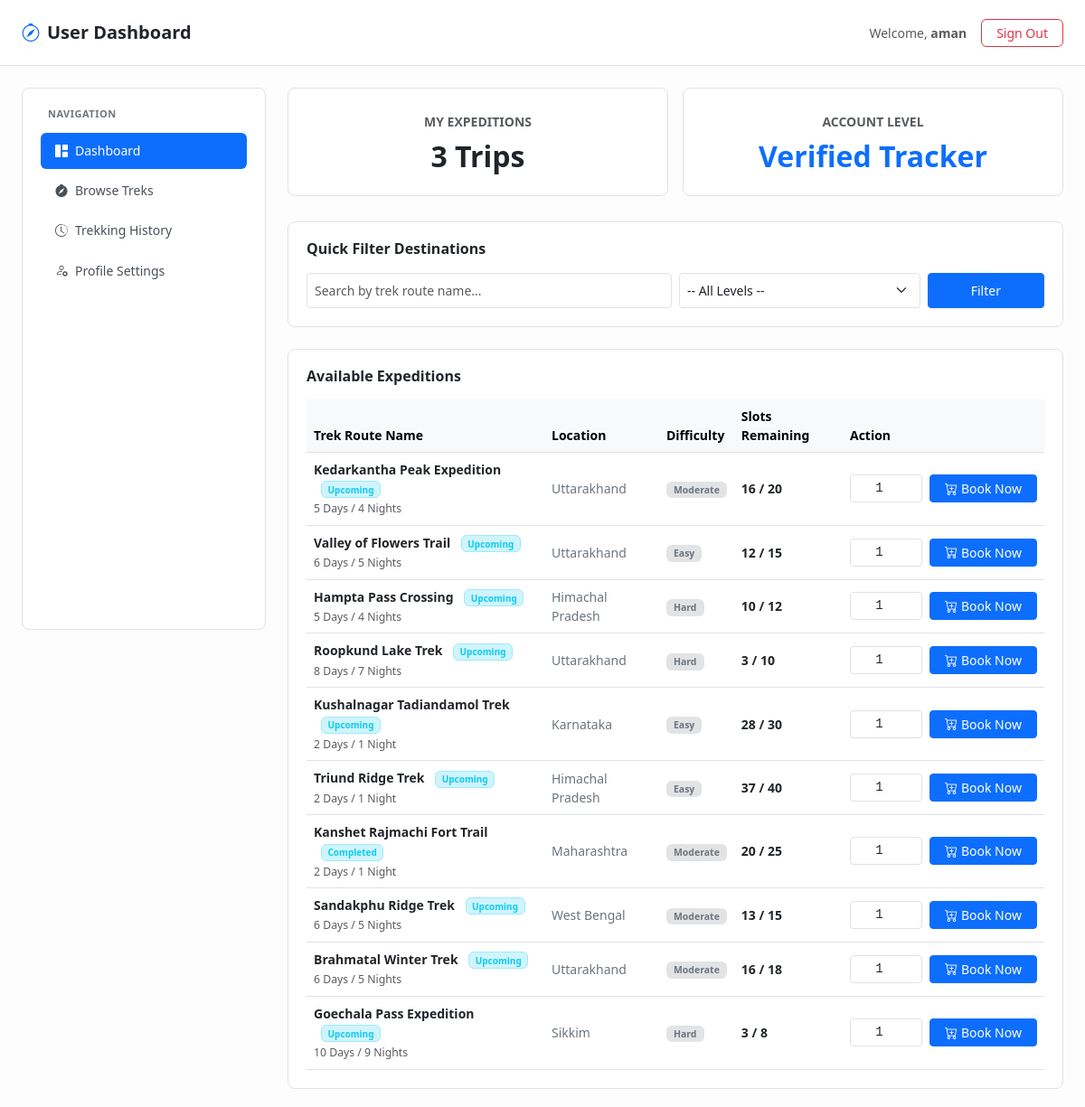
The app's page /user/dashboard (signed in) with its own data.
### models.py (models this page shows)
class User(db.Model, UserMixin):
    __tablename__ = 'users'
    id = db.Column(db.Integer, primary_key=True)
    username = db.Column(db.String(50), unique=True, nullable=False)
    email = db.Column(db.String(100), unique=True, nullable=False)
    password = db.Column(db.String(100), nullable=False)
    full_name = db.Column(db.String(100), nullable=False)
    phone = db.Column(db.String(15), nullable=False)
    role = db.Column(db.String(20), nullable=False, default='trekker')
    status = db.Column(db.String(20), nullable=False, default='active')
    is_approved = db.Column(db.Boolean, default=False)
    bookings = db.relationship('Booking', backref='trekker', lazy=True)
    assigned_treks = db.relationship('Trek', backref='staff', lazy=True)

class Trek(db.Model):
    __tablename__ = 'treks'
    id = db.Column(db.Integer, primary_key=True)
    name = db.Column(db.String(50), nullable=False)
    location = db.Column(db.String(150), nullable=False)
    difficulty = db.Column(db.String(20), nullable=False)
    duration = db.Column(db.String(50), nullable=False)
    total_slots = db.Column(db.Integer, nullable=False)
    available_slots = db.Column(db.Integer, nullable=False)
    assigned_staff_id = db.Column(db.Integer, db.ForeignKey('users.id'), nullable=True)
    start_date = db.Column(db.Date, nullable=False)
    end_date = db.Column(db.Date, nullable=False)
    description = db.Column(db.Text, nullable=False)
    price = db.Column(db.Float, nullable=False)
    status = db.Column(db.String(20), nullable=False, default='Upcoming')
    bookings = db.relationship('Booking', backref='trek', lazy=True)

### app.py (the view)
@app.route('/user/dashboard', methods=['GET'])
@login_required
def user_dashboard():
    return user_dashboard_handler()

### app.py (called while the page is built)
@login_manager.user_loader
def load_user(user_id):
    return User.query.get(int(user_id))

### routes/user.py (called while the page is built)
def user_dashboard_handler():
    search = request.args.get('search', '').strip()
    difficulty = request.args.get('difficulty', '').strip()
    query = Trek.query
    if search:
        query = query.filter(Trek.name.contains(search))
    if difficulty:
        query = query.filter(Trek.difficulty == difficulty)
    return render_template(
        'user_dashboard.html',
        treks=query.all(),
        bookings=Booking.query.filter_by(user_id=current_user.id).all()
    )

### templates/user_dashboard.html (shortened to what this page needs)
<!DOCTYPE html>
<html lang="en">
<head>
    <link href="https://cdn.jsdelivr.net/npm/bootstrap@5.3.0/dist/css/bootstrap.min.css" rel="stylesheet">
    <link href="https://cdn.jsdelivr.net/npm/bootstrap-icons@1.10.5/font/bootstrap-icons.css" rel="stylesheet">
</head>
<body>
    <nav class="navbar navbar-light bg-white border-bottom py-3 mb-4">
        <div class="container-fluid px-4">
            <span class="navbar-brand fw-bold text-dark fs-5">
                <i class="bi bi-compass me-2 text-primary"></i>User Dashboard
            </span>
            <div class="d-flex align-items-center gap-3">
                <span class="text-muted small">Welcome, <strong>{{ current_user.email.split('@')[0] }}</strong></span>
                <a href="/logout" class="btn btn-outline-danger btn-sm px-3" style="border-radius: 6px;">Sign Out</a>
            </div>
        </div>
    </nav>
    <div class="container-fluid px-4">
        <div class="row g-4">
            <div class="col-md-3">
                <div class="sidebar-container">
                    <div class="sidebar-title">Navigation</div>
                    <div class="nav nav-pills flex-column" id="userTab" role="tablist">
                        <button class="nav-link active" id="dashboard-tab" data-bs-toggle="tab"
                            data-bs-target="#dashboard-pane" type="button" role="tab">
                            <i class="bi bi-grid-1x2-fill me-2"></i>Dashboard
                        </button>
                        <button class="nav-link" id="browse-tab" data-bs-toggle="tab" data-bs-target="#browse-pane"
                            type="button" role="tab">
                            <i class="bi bi-compass-fill me-2"></i>Browse Treks
                        </button>
                        <button class="nav-link" id="history-tab" data-bs-toggle="tab" data-bs-target="#history-pane"
                            type="button" role="tab">
                            <i class="bi bi-clock-history me-2"></i>Trekking History
                        </button>
                        <button class="nav-link" id="profile-tab" data-bs-toggle="tab" data-bs-target="#profile-pane"
                            type="button" role="tab">
                            <i class="bi bi-person-gear me-2"></i>Profile Settings
                        </button>
                    </div>
                </div>
            </div>
            <div class="col-md-9">
                <div class="tab-content" id="userTabContent">
                    <div class="tab-pane fade show active" id="dashboard-pane" role="tabpanel">
                        <div class="row g-3 mb-2">
                            <div class="col-md-6">
                                <div class="bento-card text-center py-4">
                                    <span class="text-uppercase text-muted small fw-bold tracking-wide">My
                                        Expeditions</span>
                                    <h2 class="fw-bold mt-2 mb-0 text-dark">{{ bookings|length }} Trips</h2>
                                </div>
                            </div>
                            <div class="col-md-6">
                                <div class="bento-card text-center py-4">
                                    <span class="text-uppercase text-muted small fw-bold tracking-wide">Account
                                        Level</span>
                                    <h2 class="fw-bold mt-2 mb-0 text-primary">Verified Tracker</h2>
                                </div>
                            </div>
                        </div>
                        <div class="bento-card mb-4">
                            <h6 class="fw-bold text-dark mb-3">Quick Filter Destinations</h6>
                            <form method="GET" action="/user/dashboard" class="row g-2">
                                <div class="col-md-6">
                                    <input type="text" name="search" class="form-control form-control-sm py-2"
                                        placeholder="Search by trek route name..."
                                        value="{{ request.args.get('search', '') }}">
                                </div>
                                <div class="col-md-4">
                                    <select name="difficulty" class="form-select form-select-sm py-2">
                                        <option value="">-- All Levels --</option>
                                    </select>
                                </div>
                                <div class="col-md-2">
                                    <button type="submit" class="btn btn-primary btn-sm w-100 py-2">Filter</button>
                                </div>
                            </form>
                        </div>
                        <div class="bento-card">
                            <h6 class="fw-bold text-dark mb-3">Available Expeditions</h6>
                            <div class="table-responsive">
                                <table class="table table-hover align-middle mb-0" style="font-size: 14px;">
                                    <thead class="table-light text-muted">
                                        <tr>
                                            <th>Trek Route Name</th>
                                            <th>Location</th>
                                            <th>Difficulty</th>
                                            <th>Slots Remaining</th>
                                            <th>Action</th>
                                        </tr>
                                    </thead>
                                    <tbody>
                                        {% for trek in treks %}
                                        <tr>
                                            <td>
                                                <span class="fw-bold text-dark">{{ trek.name }}</span>
                                                <span
                                                    class="badge bg-info-subtle text-info border border-info-subtle ms-2"
                                                    style="font-size: 10px;">
                                                    {{ trek.status if trek.status else 'Upcoming' }}
                                                </span><br>
                                                <small class="text-muted">{{ trek.duration if trek.duration else 'N/A'
                                                    }}</small>
                                            </td>
                                            <td class="text-secondary">{{ trek.location }}</td>
                                            <td><span class="badge bg-secondary-subtle text-secondary px-2 py-1">{{
                                                    trek.difficulty }}</span></td>
                                            <td class="fw-semibold text-dark">{{ trek.available_slots }} / {{
                                                trek.total_slots }}</td>
                                            <td>
                                                {% if trek.available_slots > 0 %}
                                                <form action="/trek/book/{{ trek.id }}" method="POST"
                                                    class="d-flex align-items-center gap-2 m-0">
                                                    <div style="width: 80px;">
                                                        <input type="number" name="slots_requested"
                                                            class="form-control form-control-sm text-center font-monospace"
                                                            value="1" min="1" max="{{ trek.available_slots }}" required>
                                                    </div>
                                                    <button type="submit"
                                                        class="btn btn-primary btn-sm px-3 text-nowrap">
                                                        <i class="bi bi-cart-plus me-1"></i>Book Now
                                                    </button>
                                                </form>
                                                {% else %}
                                                <span class="badge bg-danger-subtle text-danger px-2 py-1">Sold
                                                    Out</span>
                                                {% endif %}
                                            </td>
                                        </tr>
                                        {% else %}
                                        <tr>
                                            <td colspan="5" class="text-center text-muted py-4">
                                                <i class="bi bi-exclamation-circle me-1"></i> No matching treks found.
                                            </td>
                                        </tr>
                                        {% endfor %}
                                    </tbody>
                                </table>
                            </div>
                        </div>
                    </div>
                </div>
            </div>
        </div>
    </div>
</body>
</html>

### templates/user_dashboard.html (style rules this page uses)
body { background-color: #fdfdfd; font-family: system-ui, -apple-system, sans-serif; }
.bento-card { background: #ffffff; border: 1px solid #dee2e6; border-radius: 8px; padding: 1.25rem; margin-bottom: 1.25rem; }
.sidebar-container { background: #ffffff; border: 1px solid #dee2e6; border-radius: 8px; padding: 1.25rem; min-height: 75vh; }
.sidebar-title { font-size: 11px; text-transform: uppercase; letter-spacing: 0.5px; color: #6c757d; font-weight: 700; padding-left: 0.5rem; margin-bottom: 0.75rem; }
.nav-pills .nav-link { color: #495057; border-radius: 6px; margin-bottom: 4px; text-align: left; width: 100%; background: none; border: none; padding: 0.6rem 1rem; font-size: 14px; display: flex; align-items: center; transition: background-color 0.15s ease; }
.nav-pills .nav-link.active { background-color: #0d6efd !important; color: #ffffff !important; }

### records on screen
User: email "aman"
Trek: name "Kedarkantha Peak Expedition", status "Upcoming", duration "5 Days / 4 Nights", location "Uttarakhand", difficulty "Moderate", available_slots "16", total_slots "20"
Trek: name "Valley of Flowers Trail", status "Upcoming", duration "6 Days / 5 Nights", location "Uttarakhand", difficulty "Easy", available_slots "12", total_slots "15"
Trek: name "Hampta Pass Crossing", status "Upcoming", duration "5 Days / 4 Nights", location "Himachal Pradesh", difficulty "Hard", available_slots "10", total_slots "12"
Trek: name "Roopkund Lake Trek", status "Upcoming", duration "8 Days / 7 Nights", location "Uttarakhand", difficulty "Hard", available_slots "3", total_slots "10"
Trek: name "Kushalnagar Tadiandamol Trek", status "Upcoming", duration "2 Days / 1 Night", location "Karnataka", difficulty "Easy", available_slots "28", total_slots "30"
Trek: name "Triund Ridge Trek", status "Upcoming", duration "2 Days / 1 Night", location "Himachal Pradesh", difficulty "Easy", available_slots "37", total_slots "40"
Trek: name "Kanshet Rajmachi Fort Trail", status "Completed", duration "2 Days / 1 Night", location "Maharashtra", difficulty "Moderate", available_slots "20", total_slots "25"
Trek: name "Sandakphu Ridge Trek", status "Upcoming", duration "6 Days / 5 Nights", location "West Bengal", difficulty "Moderate", available_slots "13", total_slots "15"
Trek: name "Brahmatal Winter Trek", status "Upcoming", duration "6 Days / 5 Nights", location "Uttarakhand", difficulty "Moderate", available_slots "16", total_slots "18"
Trek: name "Goechala Pass Expedition", status "Upcoming", duration "10 Days / 9 Nights", location "Sikkim", difficulty "Hard", available_slots "3", total_slots "8"

### other values on screen
{{ bookings|length }} "3"
